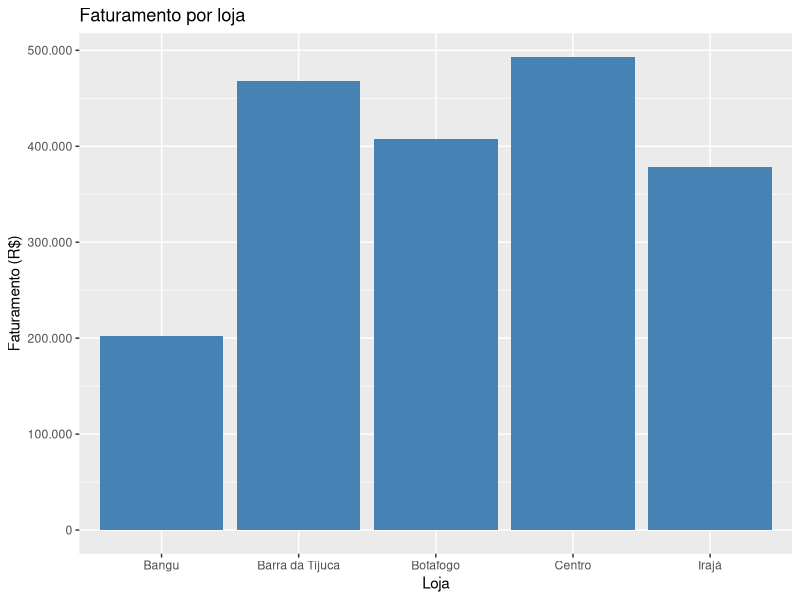
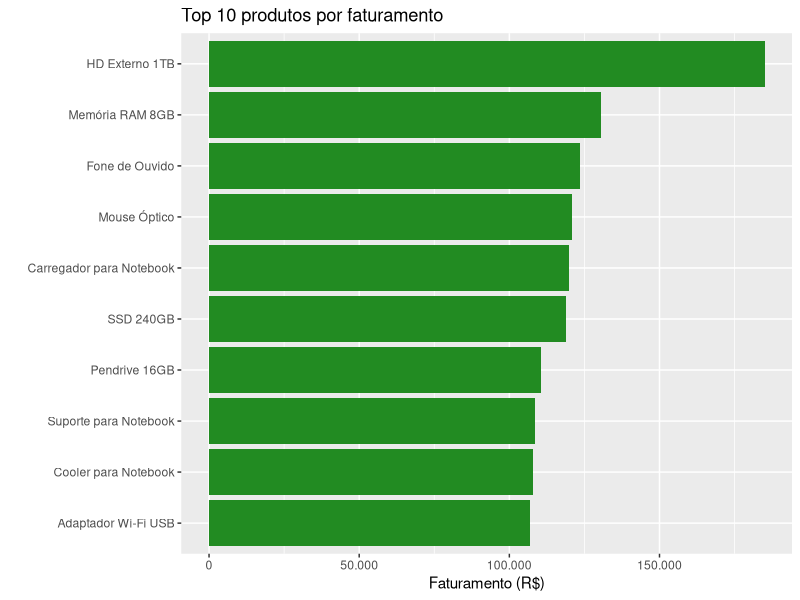
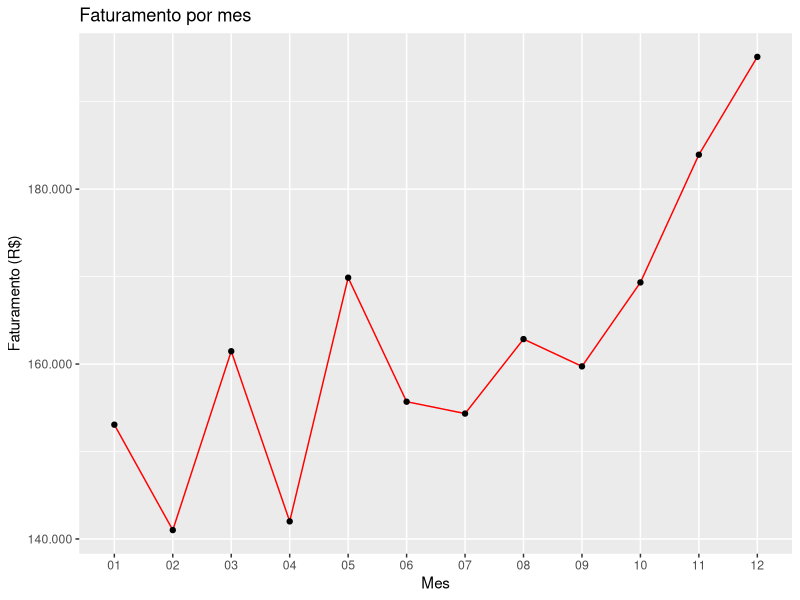
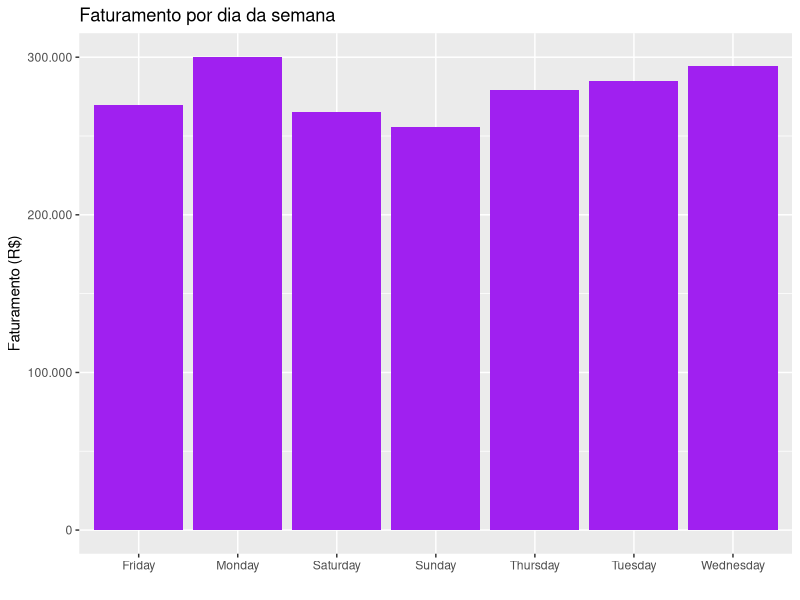

Write the R code that produced these figures, in order.
# instalando e carregando pacotes ---------------------

install.packages('readxl')
install.packages('dplyr') #instalação dos pacotes
install.packages('ggplot2')
install.packages("scales")

library(readxl)
library(dplyr) #carregamento dos pacotes
library(ggplot2)
library(scales)

# importação dos dados, ajustes e analise exploratoria -----------------

vendas <- read_excel("Vendas_Informatica_2025.xlsx") #importaçao
str(vendas) #verificação da estrutura interna
summary(vendas) #resumo estatistico


vendas$Data <- as.Date(vendas$Data) # Ajustando a data e criando colunas de mes e dia da semana
vendas$Mes <- format(vendas$Data, "%m")
vendas$DiaSemana <- weekdays(vendas$Data)

resumo_loja <- vendas |> 
  group_by(ID_Loja) |> 
  summarise(
    faturamento = sum(Valor_Final), #faz um df com: faturamento, qtd vendas e ticket med
    qtd_vendas = n(),
    ticket_medio = mean(Valor_Final)
  ) |> 
  arrange(desc(faturamento)) 

resumo_produto <- vendas |> 
  group_by(Produto) |> #lista todo o faturamente por protudo
  summarise(faturamento = sum(Valor_Final), qtd_vendas = n()) |> 
  arrange(desc(faturamento))

top10 <- head(resumo_produto, 10) #pega os 10 melhores
piores10 <- tail(resumo_produto, 10) #pega os 10 piores

resumo_mes <- vendas |> 
  group_by(Mes) |> #faturamento total de cada mes
  summarise(faturamento = sum(Valor_Final))

resumo_dia <- vendas |> 
  group_by(DiaSemana) |> #cria um df com o faturamento por cada dia da semana (Seg - dom)
  summarise(faturamento = sum(Valor_Final)) |> 
  arrange(desc(faturamento))

produtos_alvo <- c("HD Externo 1TB", "Carregador para Notebook", "Memoria RAM 8GB")
vendas_alvo <- filter(vendas, Produto %in% produtos_alvo)

faturamento_mensal <- vendas_alvo |> 
  group_by(ID_Loja, Mes) |> #df com faturamento somente dos produtos alvos
  summarise(faturamento_mes = sum(Valor_Final), .groups = "drop")

consistencia <- faturamento_mensal |> 
  group_by(ID_Loja) |> 
  summarise(  #media a desvio padrao
    media = mean(faturamento_mes),
    desvio_padrao = sd(faturamento_mes)
  ) |> 
  arrange(desvio_padrao)

# Graficos ------------------------------

ggplot(resumo_loja, aes(x = ID_Loja, y = faturamento)) +
  geom_col(fill = "steelblue") + #grafico do df resumo loja
  labs(title = "Faturamento por loja", x = "Loja", y = "Faturamento (R$)") +
  scale_y_continuous(
    labels = label_number(big.mark = ".", decimal.mark = ",")
  )

ggplot(top10, aes(x = reorder(Produto, faturamento), y = faturamento)) +
  geom_col(fill = "forestgreen") + #grafico do top 10 por faturamento
  coord_flip() +
  labs(title = "Top 10 produtos por faturamento", x = "", y = "Faturamento (R$)") +
  scale_y_continuous(
    labels = label_number(big.mark = ".", decimal.mark = ",")
  )

ggplot(resumo_mes, aes(x = Mes, y = faturamento, group = 1)) +
  geom_line(color = "red") + #grafico do faturamento de cada mes
  geom_point() +
  labs(title = "Faturamento por mes", x = "Mes", y = "Faturamento (R$)")+
  scale_y_continuous(
    labels = label_number(big.mark = ".", decimal.mark = ",")
  )

ggplot(resumo_dia, aes(x = DiaSemana, y = faturamento)) +
  geom_col(fill = "purple") + #grafico do faturamento de cada dia da semana
  labs(title = "Faturamento por dia da semana", x = "", y = "Faturamento (R$)")+
  scale_y_continuous(
    labels = label_number(big.mark = ".", decimal.mark = ",")
  )

#
